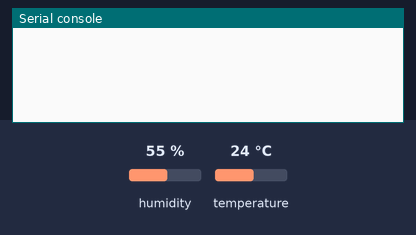
A program run on a simulated Raspberry Pi Pico running MicroPython. Parts: the last lines printed to the serial console. Inputs (shaded band) come from the test bench; at power-on: humidity 55 %, temperature 24 °C.

Above: at 1.2 s.
1.3 s: humidity set to 22 %
At 3.2 s:
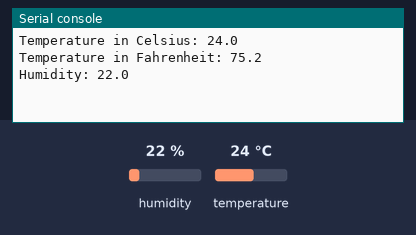
3.5 s: temperature set to 12 °C
At 4.8 s:
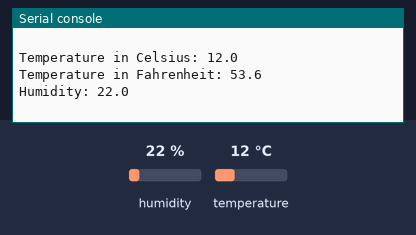
5.0 s: humidity set to 40 %
At 6.6 s:
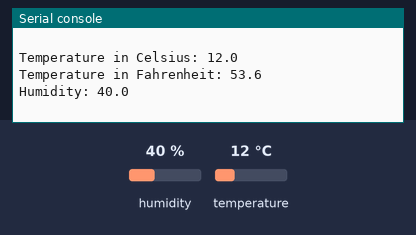

The program:

DHT11_Initialization.py
```python
# Original code was written by Manodeep:https://www.instructables.com/DHT11-With-Raspberry-Pi-Pico/
# Edited by Alexandros Panagiotakopoulos

# connect the sensor :
# DHT11             RASPBERRY PI PICO
# left sensor pin   GPIO 28
# VDD/VIN           DIGITAL 3V3 GPIO 36
# GND               DIGITAL GND GPIO 38

from machine import Pin, I2C
import utime as time
from dht import DHT11, InvalidChecksum #the dht sensor library can be found here:https://www.instructables.com/DHT11-With-Raspberry-Pi-Pico/

while True:
    time.sleep(2) #sleep for 2 seconds before taking another measurement
    pin = Pin(28, Pin.OUT, Pin.PULL_DOWN) #declare the Pin 28 (data pin as an output)
    sensor = DHT11(pin) #intialize the sensor pin
    t  = (sensor.temperature) # store the temperature value in
    #h = (sensor.humidity) optional code to store the humidity in a value
    f = t*9/5+32 # From Celsius Fahrenheit Conversion Formula
    print("Temperature in Celsius: {}".format(sensor.temperature)) #print the temperature value
    print("Temperature in Fahrenheit: {}".format(f)) #print the fahreneheit value
    print("Humidity: {} \n".format(sensor.humidity)) #print the humidity value
```

Measured:
- after the input at 1.3 s, the serial console: prints a new line after 0.70 s (image 1)
- after the input at 3.5 s, the serial console: prints a new line after 0.50 s (image 2)
- after the input at 5.0 s, the serial console: prints a new line after 1.0 s (image 3)
